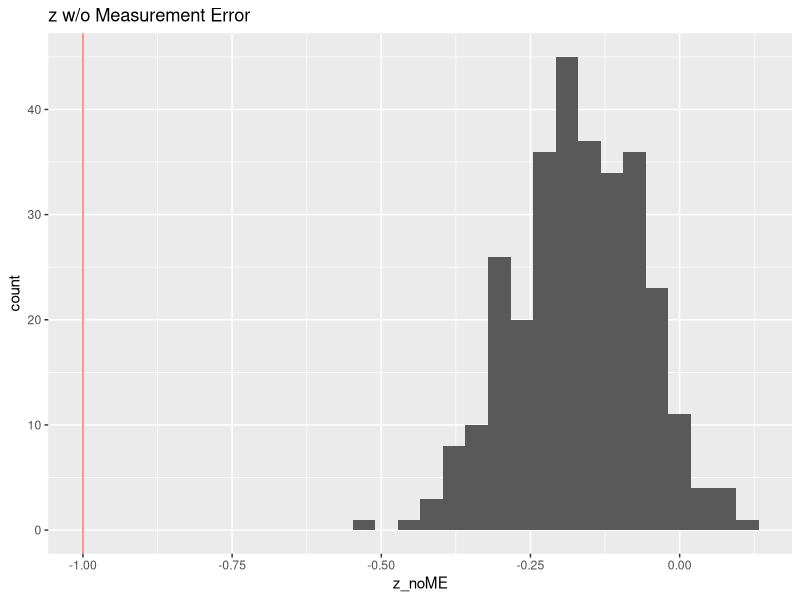
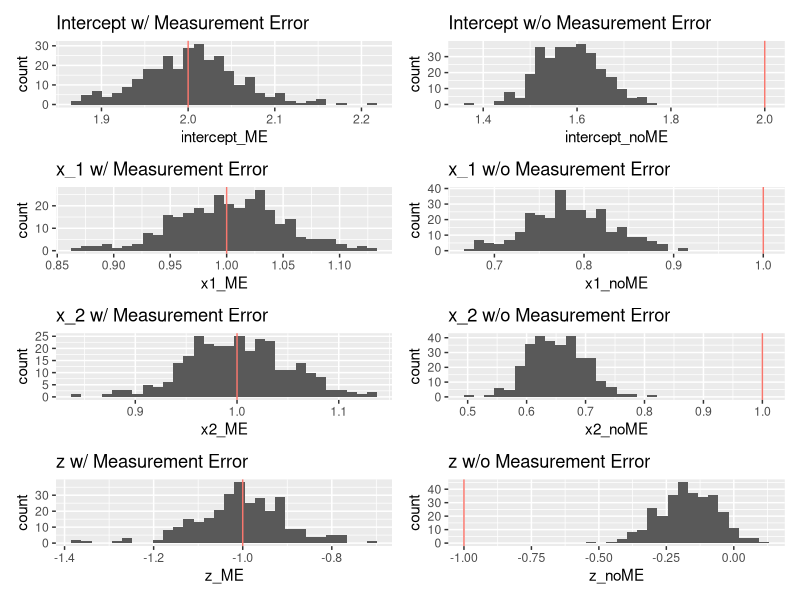

Source code (R) for these figures, in order:
## ---- chunk 1
# Set seed as PID
set.seed(730317945)

# Initialize matrix to store coefficients
coefficients_mat <- matrix(0, nrow = 300, ncol = 12)

# Replicate simulation 300 times
for (i in 1:300) {
  
  # Simulate data with covariates x1, x2, and z
  .n <- 1000
  .d <- data.frame(x1 = rnorm(.n))
  .d$x2 <- sqrt(0.5)*.d$x1 + rnorm(.n, sd=sqrt(0.5))
  .d$z <- as.numeric(.d$x1 + .d$x2 > 0)
  
  # Generate outcome
  .d$y <- 2.0 + 1.0*.d$x1 + 1.0*.d$x2 - 1.0*.d$z + rnorm(.n)
  
  # Generate error-prone covariates w1 and w2
  Sigma_error <- diag(c(0.20, 0.30))
  dimnames(Sigma_error) <- list(c("w1","w2"), c("w1","w2"))
  .d$w1 <- .d$x1 + rnorm(.n, sd = sqrt(Sigma_error["w1","w1"]))
  .d$w2 <- .d$x2 + rnorm(.n, sd = sqrt(Sigma_error["w2","w2"]))
  
  # Fit models without measurement error in covariates
  .mod0 <- lm(y ~ w1 + w2 + z, data = .d)
  
  # Fit model with measurement error in covariates
  .mod1 <- lm(y ~ x1 + x2 + z, data = .d)
  
  # Store coefficients
  coefficients_mat[i, ] <- cbind(c(2.0,1.0,1.0,-1.0), .mod1$coefficients, .mod0$coefficients)
}


colnames(coefficients_mat) <- c("true_intercept", "true_x1", "true_x2", "true_z", "intercept_ME", "x1_ME", "x2_ME", "z_ME", "intercept_noME", "x1_noME", "x2_noME", "z_noME")
analysis <- data.frame(coefficients_mat)

# Compute mean and standard deviation of coefficients
mean_intercept_ME <- mean(analysis$intercept_ME)
sd_intercept_ME <- sd(analysis$intercept_ME)
mean_intercept_noME <- mean(analysis$intercept_noME)
sd_intercept_noME <- sd(analysis$intercept_noME)

mean_x1_ME <- mean(analysis$x1_ME)
sd_x1_ME <- sd(analysis$x1_ME)
mean_x1_noME <- mean(analysis$x1_noME)
sd_x1_noME <- sd(analysis$x1_noME)

mean_x2_ME <- mean(analysis$x2_ME)
sd_x2_ME <- sd(analysis$x2_ME)
mean_x2_noME <- mean(analysis$x2_noME)
sd_x2_noME <- sd(analysis$x2_noME)

mean_z_ME <- mean(analysis$z_ME)
sd_z_ME <- sd(analysis$z_ME)
mean_z_noME <- mean(analysis$z_noME)
sd_z_noME <- sd(analysis$z_noME)

results <- data.frame(mean_intercept_ME,sd_intercept_ME,mean_intercept_noME,sd_intercept_noME,mean_x1_ME,sd_x1_ME,mean_x1_noME,sd_x1_noME,mean_x2_ME,sd_x2_ME,mean_x2_noME,sd_x2_noME,mean_z_ME,sd_z_ME,mean_z_noME,sd_z_noME)

results

# Create histograms of estimations across replications
library(tidyverse)
library(patchwork)
p1 <- ggplot(analysis, aes(x=intercept_ME)) + geom_histogram() + geom_vline(aes(xintercept=2,color='red')) + theme(legend.position = "none") + ggtitle('Intercept w/ Measurement Error')
p2 <- ggplot(analysis, aes(x=intercept_noME)) + geom_histogram() + geom_vline(aes(xintercept=2,color='red')) + theme(legend.position = "none") + ggtitle('Intercept w/o Measurement Error')
inter_dist <- p1+p2

p3 <- ggplot(analysis, aes(x=x1_ME)) + geom_histogram() + geom_vline(aes(xintercept=1,color='red')) + theme(legend.position = "none") + ggtitle('x_1 w/ Measurement Error')
p4 <- ggplot(analysis, aes(x=x1_noME)) + geom_histogram() + geom_vline(aes(xintercept=1,color='red')) + theme(legend.position = "none") + ggtitle('x_1 w/o Measurement Error')
x1_dist <- p3+p4

p5 <- ggplot(analysis, aes(x=x2_ME)) + geom_histogram() + geom_vline(aes(xintercept=1,color='red')) + theme(legend.position = "none") + ggtitle('x_2 w/ Measurement Error')
p6 <- ggplot(analysis, aes(x=x2_noME)) + geom_histogram() + geom_vline(aes(xintercept=1,color='red')) + theme(legend.position = "none") + ggtitle('x_2 w/o Measurement Error')
x2_dist <- p5+p6

p7 <- ggplot(analysis, aes(x=z_ME)) + geom_histogram() + geom_vline(aes(xintercept=-1,color='red')) + theme(legend.position = "none") + ggtitle('z w/ Measurement Error')
p8 <- ggplot(analysis, aes(x=z_noME)) + geom_histogram() + geom_vline(aes(xintercept=-1,color='red')) + theme(legend.position = "none") + ggtitle('z w/o Measurement Error')
p8
z_dist <- p7+p8

inter_dist / x1_dist / x2_dist / z_dist 
